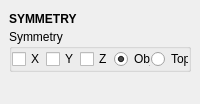
<?xml version="1.0" encoding="UTF-8"?>
<ui version="4.0">
 <class>QtUi</class>
 <widget class="QMainWindow" name="QtUi">
  <property name="enabled">
   <bool>true</bool>
  </property>
  <property name="geometry">
   <rect>
    <x>0</x>
    <y>0</y>
    <width>200</width>
    <height>104</height>
   </rect>
  </property>
  <property name="tabShape">
   <enum>QTabWidget::Triangular</enum>
  </property>
  <property name="dockNestingEnabled">
   <bool>true</bool>
  </property>
  <property name="dockOptions">
   <set>QMainWindow::AllowNestedDocks|QMainWindow::AllowTabbedDocks|QMainWindow::AnimatedDocks|QMainWindow::ForceTabbedDocks</set>
  </property>
  <widget class="QWidget" name="central_widget">
   <property name="minimumSize">
    <size>
     <width>200</width>
     <height>0</height>
    </size>
   </property>
   <layout class="QVBoxLayout" name="verticalLayout_2">
    <item>
     <layout class="QVBoxLayout" name="verticalLayout">
      <property name="spacing">
       <number>0</number>
      </property>
      <item>
       <widget class="Header" name="header">
        <property name="minimumSize">
         <size>
          <width>0</width>
          <height>20</height>
         </size>
        </property>
        <property name="font">
         <font>
          <weight>75</weight>
          <bold>true</bold>
         </font>
        </property>
        <property name="text">
         <string>SYMMETRY</string>
        </property>
       </widget>
      </item>
      <item>
       <widget class="QGroupBox" name="groupBox_2">
        <property name="title">
         <string>Symmetry</string>
        </property>
        <layout class="QGridLayout" name="gridLayout">
         <property name="leftMargin">
          <number>0</number>
         </property>
         <property name="topMargin">
          <number>0</number>
         </property>
         <property name="rightMargin">
          <number>0</number>
         </property>
         <property name="bottomMargin">
          <number>0</number>
         </property>
         <property name="spacing">
          <number>1</number>
         </property>
         <item row="0" column="3">
          <widget class="QRadioButton" name="chk004">
           <property name="enabled">
            <bool>true</bool>
           </property>
           <property name="minimumSize">
            <size>
             <width>0</width>
             <height>20</height>
            </size>
           </property>
           <property name="maximumSize">
            <size>
             <width>16777215</width>
             <height>20</height>
            </size>
           </property>
           <property name="toolTip">
            <string>Symmetry: object space (else: world space)</string>
           </property>
           <property name="text">
            <string>Obj</string>
           </property>
           <property name="iconSize">
            <size>
             <width>18</width>
             <height>18</height>
            </size>
           </property>
           <property name="checkable">
            <bool>true</bool>
           </property>
           <property name="checked">
            <bool>true</bool>
           </property>
          </widget>
         </item>
         <item row="0" column="4">
          <widget class="QRadioButton" name="chk005">
           <property name="enabled">
            <bool>true</bool>
           </property>
           <property name="minimumSize">
            <size>
             <width>0</width>
             <height>20</height>
            </size>
           </property>
           <property name="maximumSize">
            <size>
             <width>16777215</width>
             <height>20</height>
            </size>
           </property>
           <property name="toolTip">
            <string>Symmetry: By Topography</string>
           </property>
           <property name="text">
            <string>Topo</string>
           </property>
           <property name="iconSize">
            <size>
             <width>18</width>
             <height>18</height>
            </size>
           </property>
           <property name="checkable">
            <bool>true</bool>
           </property>
          </widget>
         </item>
         <item row="0" column="2">
          <widget class="QCheckBox" name="chk002">
           <property name="enabled">
            <bool>true</bool>
           </property>
           <property name="minimumSize">
            <size>
             <width>0</width>
             <height>20</height>
            </size>
           </property>
           <property name="maximumSize">
            <size>
             <width>16777215</width>
             <height>20</height>
            </size>
           </property>
           <property name="toolTip">
            <string>Symmetry: Z axis</string>
           </property>
           <property name="text">
            <string>Z</string>
           </property>
           <property name="iconSize">
            <size>
             <width>18</width>
             <height>18</height>
            </size>
           </property>
           <property name="checkable">
            <bool>true</bool>
           </property>
           <property name="checked">
            <bool>false</bool>
           </property>
          </widget>
         </item>
         <item row="0" column="1">
          <widget class="QCheckBox" name="chk001">
           <property name="enabled">
            <bool>true</bool>
           </property>
           <property name="minimumSize">
            <size>
             <width>0</width>
             <height>20</height>
            </size>
           </property>
           <property name="maximumSize">
            <size>
             <width>16777215</width>
             <height>20</height>
            </size>
           </property>
           <property name="toolTip">
            <string>Symmetry: Y axis</string>
           </property>
           <property name="text">
            <string>Y</string>
           </property>
           <property name="iconSize">
            <size>
             <width>18</width>
             <height>18</height>
            </size>
           </property>
           <property name="checkable">
            <bool>true</bool>
           </property>
           <property name="checked">
            <bool>false</bool>
           </property>
          </widget>
         </item>
         <item row="0" column="0">
          <widget class="QCheckBox" name="chk000">
           <property name="enabled">
            <bool>true</bool>
           </property>
           <property name="minimumSize">
            <size>
             <width>0</width>
             <height>20</height>
            </size>
           </property>
           <property name="maximumSize">
            <size>
             <width>16777215</width>
             <height>20</height>
            </size>
           </property>
           <property name="toolTip">
            <string>Symmetry: X axis</string>
           </property>
           <property name="text">
            <string>X</string>
           </property>
           <property name="iconSize">
            <size>
             <width>18</width>
             <height>18</height>
            </size>
           </property>
           <property name="checkable">
            <bool>true</bool>
           </property>
           <property name="checked">
            <bool>false</bool>
           </property>
          </widget>
         </item>
        </layout>
       </widget>
      </item>
      <item>
       <spacer name="verticalSpacer">
        <property name="orientation">
         <enum>Qt::Vertical</enum>
        </property>
        <property name="sizeHint" stdset="0">
         <size>
          <width>20</width>
          <height>40</height>
         </size>
        </property>
       </spacer>
      </item>
     </layout>
    </item>
   </layout>
  </widget>
 </widget>
 <customwidgets>
  <customwidget>
   <class>Header</class>
   <extends>QLabel</extends>
   <header>uitk.widgets.header.Header.h</header>
  </customwidget>
 </customwidgets>
 <resources/>
 <connections/>
 <designerdata>
  <property name="gridDeltaX">
   <number>5</number>
  </property>
  <property name="gridDeltaY">
   <number>5</number>
  </property>
  <property name="gridSnapX">
   <bool>true</bool>
  </property>
  <property name="gridSnapY">
   <bool>true</bool>
  </property>
  <property name="gridVisible">
   <bool>true</bool>
  </property>
 </designerdata>
</ui>
